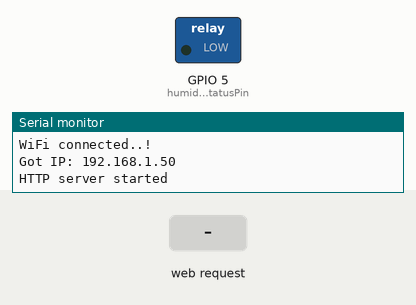
This program was run on a simulated ESP32. Parts: switched loads named in the program (green lamp = pin HIGH), the last lines printed to the serial monitor. Inputs (shaded band) come from the test bench. WiFi joins after 1.5 s; servers stay silent unless stated.

Above: at 3.3 s.
3.4 s: HTTP request GET /toggle received
At 4.6 s:
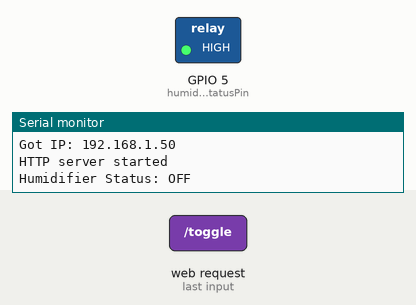
6.4 s: HTTP request GET /on received
At 6.9 s:
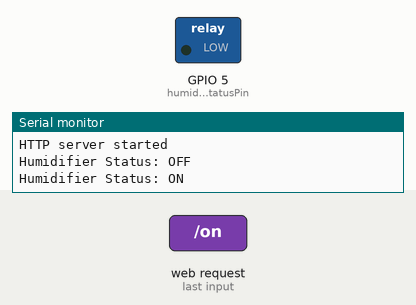
7.9 s: HTTP request GET /off received
At 9.2 s:
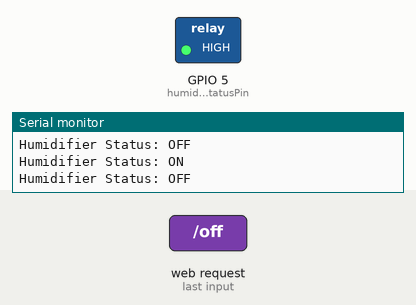
Timing chart, 0 to 10.4 s (numbered marks = the images above; inputs shaded):
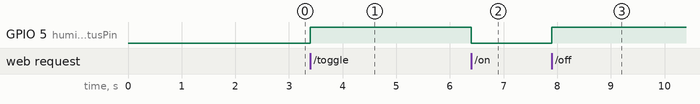

Measured:
- after the input at 3.4 s, GPIO 5 (humidifierRelayStatusPin): LOW → HIGH at once
- after the input at 6.4 s, GPIO 5 (humidifierRelayStatusPin): HIGH → LOW at once
- after the input at 7.9 s, GPIO 5 (humidifierRelayStatusPin): LOW → HIGH at once

The program:

main.cpp
```cpp
#include <Arduino.h>
#include <WiFi.h>
#include <WebServer.h>

/**
 * ESP32 IoT humidifier controller. Serves a webpage at its assigned IP
 * address and can be controlled by using the HTML page it serves,
 * or by accessing the /on, /off, or /toggle endpoints.
 */

// Modify these parameters for your network
const char* ssid = "";
const char* password = "";
IPAddress local_IP(192,168,2,45);
IPAddress gateway(192,168,2,1);
IPAddress subnet(225,225,225,0);
IPAddress primaryDNS(8,8,8,8);
IPAddress secondaryDNS(8,8,4,4);

WebServer server(80);

// ESP-WROOM-32 GPIO5
uint8_t humidifierRelayStatusPin = 5;

// Humidifier is wired to a normally closed (connected) relay switch.
// This means that when the relay signal is LOW, the humidifier is ON.
bool humidifierRelayStatus = LOW;

void handle_OnConnect();
void handle_toggle();
void handle_on();
void handle_off();
void handle_NotFound();
String SendHTML(uint8_t humStat);

void handle_OnConnect() {
  String status = "Webpage accessed! Humidifier Status: ";
  status +=(humidifierRelayStatus ? "OFF" : "ON");
  Serial.println(status);
  digitalWrite(humidifierRelayStatusPin, humidifierRelayStatus);
  server.send(200, "text/html", SendHTML(humidifierRelayStatus));
}

void handle_toggle() {
  humidifierRelayStatus = (humidifierRelayStatus == LOW ? HIGH : LOW);
  String status = "Humidifier Status: ";
  status +=(humidifierRelayStatus ? "OFF" : "ON");
  Serial.println(status);
  digitalWrite(humidifierRelayStatusPin, humidifierRelayStatus);
  server.send(200, "text/html", SendHTML(humidifierRelayStatus));
}

void handle_on() {
  humidifierRelayStatus = LOW; // With normally closed relay, LOW is ON
  Serial.println("Humidifier Status: ON");
  digitalWrite(humidifierRelayStatusPin, humidifierRelayStatus);
  server.send(200, "text/html", SendHTML(humidifierRelayStatus));
}

void handle_off() {
  humidifierRelayStatus = HIGH; // With normally closed relay, HIGH is OFF
  Serial.println("Humidifier Status: OFF");
  digitalWrite(humidifierRelayStatusPin, humidifierRelayStatus);
  server.send(200, "text/html", SendHTML(humidifierRelayStatus));
}

void handle_NotFound(){
  server.send(404, "text/plain", "Not found");
}

String SendHTML(uint8_t humStat){
  String ptr = "<!DOCTYPE html> <html>\n";
  ptr +="<head><meta name=\"viewport\" content=\"width=device-width, initial-scale=1.0, user-scalable=no\">\n";
  ptr +="<title>Humidifier Control</title>\n";
  ptr +="<style>html { font-family: Helvetica; display: inline-block; margin: 0px auto; text-align: center;}\n";
  ptr +="body{margin-top: 50px;} h1 {color: #444444;margin: 50px auto 30px;} h3 {color: #444444;margin-bottom: 50px;}\n";
  ptr +=".button {display: block;width: 80px;background-color: #3498db;border: none;color: white;padding: 13px 30px;text-decoration: none;font-size: 25px;margin: 0px auto 35px;cursor: pointer;border-radius: 4px;}\n";
  ptr +=".button-on {background-color: #3498db;}\n";
  ptr +=".button-on:active {background-color: #2980b9;}\n";
  ptr +=".button-off {background-color: #34495e;}\n";
  ptr +=".button-off:active {background-color: #2c3e50;}\n";
  ptr +="p {font-size: 14px;color: #888;margin-bottom: 10px;}\n";
  ptr +="</style>\n";
  ptr +="</head>\n";
  ptr +="<body>\n";
  ptr +="<h1>ESP32 Humidifier Web Controller</h1>\n";
  ptr +="<h3>Access the /on endpoint to turn on, /off to turn off or /toggle to toggle on or off</h3>\n";

  if(!humStat) // Invert status here because LOW/FALSE = ON
  {ptr +="<p>Humidifier Status: ON</p><a class=\"button button-off\" href=\"/off\">OFF</a>\n";}
  else
  {ptr +="<p>Humidifier Status: OFF</p><a class=\"button button-on\" href=\"/on\">ON</a>\n";}

  ptr +="</body>\n";
  ptr +="</html>\n";
  return ptr;
}

void setup() {
  Serial.begin(115200);
  delay(100);
  pinMode(humidifierRelayStatusPin, OUTPUT);
  digitalWrite(humidifierRelayStatusPin, humidifierRelayStatus);

  if (!WiFi.config(local_IP, gateway, subnet, primaryDNS, secondaryDNS)){
    Serial.println("STA failed to configure!");
  }

  Serial.println("Connecting to ");
  Serial.println(ssid);

  // Connect to WiFi network specified by ssid/password
  WiFi.begin(ssid, password);

  // Check WiFi connected successfully
  while (WiFi.status() != WL_CONNECTED) {
  delay(1000);
  Serial.print(".");
  }
  Serial.println("");
  Serial.println("WiFi connected..!");
  Serial.print("Got IP: ");  Serial.println(WiFi.localIP());

  server.on("/", handle_OnConnect);
  server.on("/toggle", handle_toggle);
  server.on("/on", handle_on);
  server.on("/off", handle_off);
  server.onNotFound(handle_NotFound);

  server.begin();
  Serial.println("HTTP server started");
}
void loop() {
  server.handleClient();
}
```
